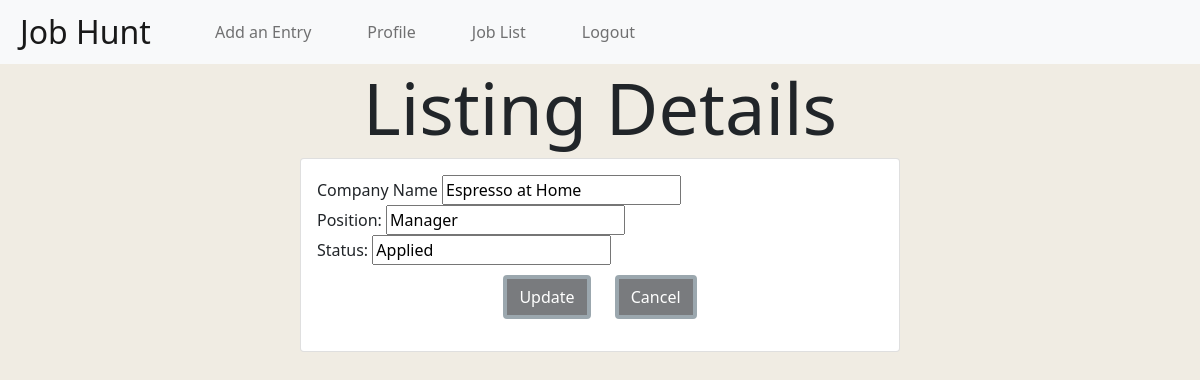
/jobs/12/edit (signed in), run on the app's committed database.
### jobHuntApp/models.py (models this page shows)
class Job(models.Model):
    company_name = models.CharField(max_length=50)
    position = models.CharField(max_length=50)
    status = models.CharField(max_length=50)
    created_by = models.ForeignKey(User, related_name="jobs", on_delete=models.CASCADE, null=True)
    users_follow_up = models.ManyToManyField(User, related_name="jobs_users_marked")
    created_at = models.DateTimeField(auto_now_add=True)
    updated_at = models.DateTimeField(auto_now=True)
    objects = JobManager()

### jobHuntApp/views.py (the view)
# urls.py: path('jobs/<int:job_id>/edit', views.edit_entry),
def edit_entry(request, job_id):
    if 'user_id' not in request.session:
        return redirect('/')
    context = {
        "job": Job.objects.get(id=job_id)
    }
    return render(request, "listingdetails.html", context)

### jobHuntApp/templates/listingdetails.html (shortened to what this page needs)
    <head>
        <link href="https://cdn.jsdelivr.net/npm/bootstrap@5.1.0/dist/css/bootstrap.min.css" rel="stylesheet">
        <link rel="stylesheet" href="/static/css/style.css">
    </head>
    <body>
        {% include "navBar.html" %}
        <div class="container">
            <h1 class="display-2 text-center">Listing Details</h1>
            <div class="card mx-auto" style="width:600px">
                <div class="card-body">
                    <form action="/jobs/{{job.id}}/update" method="POST">
                        <div class="form-group row">
                            <label for="company_name">Company Name <input type="text" name="company_name" value="{{ job.company_name }}"></label>
                        </div>
                        <div class="form-group row">
                            <label for="position">Position: <input type="text" name="position" value="{{job.position}}"></label>
                        </div>
                        <div class="form-group row">
                            <label for="status">Status: <input type="text" name="status" value="{{job.status}}"></label>
                        </div>
                        <div class="col text-center">
                            <input type="submit" value="Update" class="btn btn-Dark">
                            <a class="btn btn-Dark" href="/jobs" role="button">Cancel </a>
                        </div>
                    </form>
                </div>
            </div>
        </div>
    </body>
</html>

### jobHuntApp/static/css/style.css (style rules this page uses)
body { background-color: #F0ECE3; }
a { text-decoration: none; color: #596E79; }
.btn { margin: 10px 10px 0 10px; border: 4px #596E79 solid; opacity: 60%; }

### data on the page
Job: company_name "Espresso at Home", position "Manager", status "Applied"
